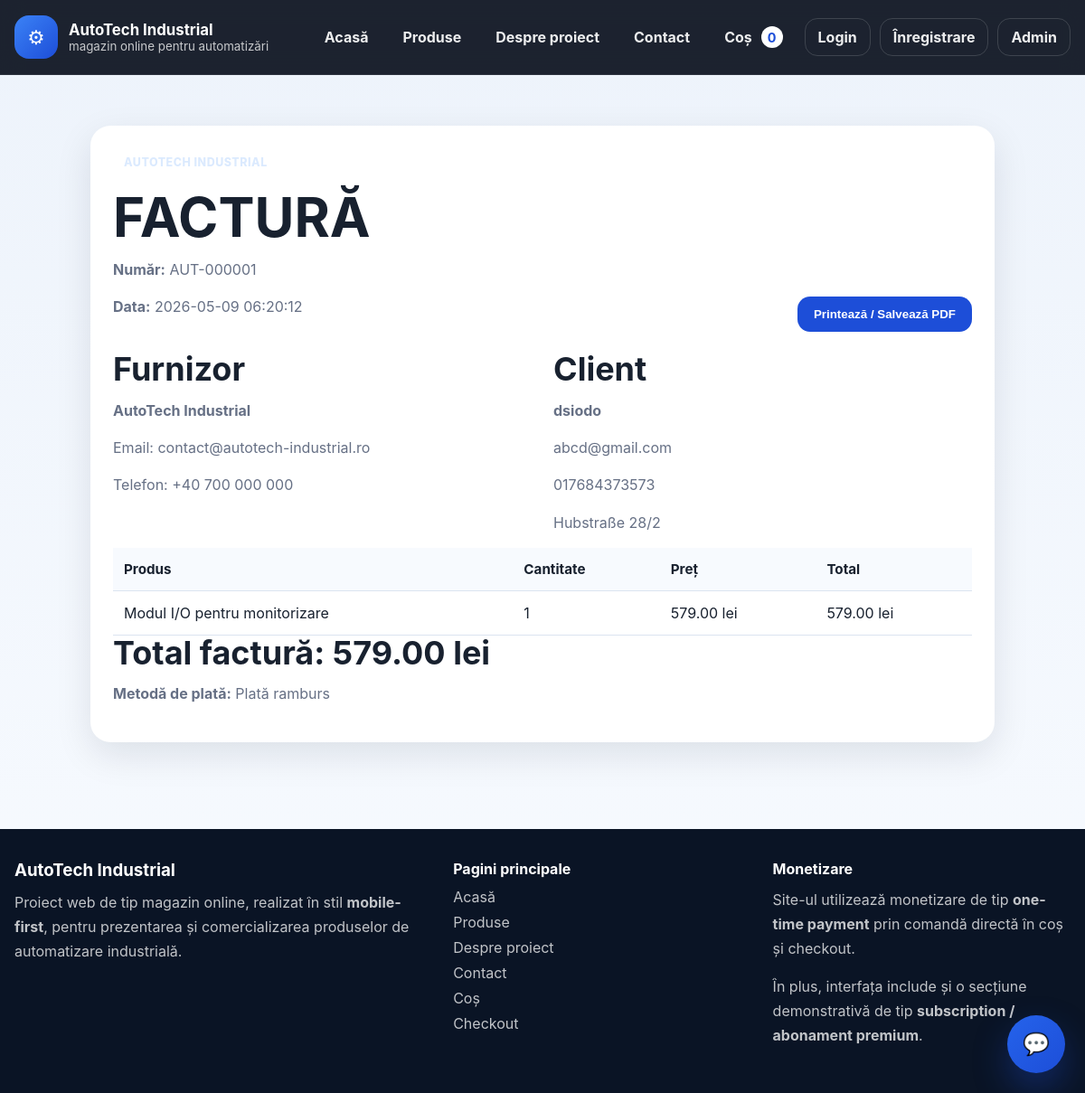
/factura/15, run on the app's committed database.
### tables this page shows
CREATE TABLE invoices (
            id INTEGER PRIMARY KEY AUTOINCREMENT,
            order_id INTEGER NOT NULL UNIQUE,
            invoice_number TEXT NOT NULL UNIQUE,
            total REAL NOT NULL,
            created_by TEXT NOT NULL DEFAULT 'admin',
            created_at TEXT NOT NULL DEFAULT CURRENT_TIMESTAMP,
            FOREIGN KEY(order_id) REFERENCES orders(id)
        );

CREATE TABLE orders (
            id INTEGER PRIMARY KEY AUTOINCREMENT,
            customer_name TEXT NOT NULL,
            customer_email TEXT NOT NULL,
            address TEXT NOT NULL,
            phone TEXT,
            total REAL NOT NULL,
            status TEXT NOT NULL DEFAULT 'Nouă',
            created_at TEXT NOT NULL DEFAULT CURRENT_TIMESTAMP
        , user_id INTEGER, payment_method TEXT NOT NULL DEFAULT 'ramburs', card_holder TEXT, card_last4 TEXT);

CREATE TABLE order_items (
            id INTEGER PRIMARY KEY AUTOINCREMENT,
            order_id INTEGER NOT NULL,
            product_id INTEGER NOT NULL,
            qty INTEGER NOT NULL,
            unit_price REAL NOT NULL,
            line_total REAL NOT NULL,
            FOREIGN KEY(order_id) REFERENCES orders(id),
            FOREIGN KEY(product_id) REFERENCES products(id)
        );

CREATE TABLE products (
            id INTEGER PRIMARY KEY AUTOINCREMENT,
            category_id INTEGER NOT NULL,
            name TEXT NOT NULL,
            description TEXT,
            sku TEXT UNIQUE,
            price REAL NOT NULL,
            stock INTEGER NOT NULL DEFAULT 0,
            image TEXT,
            is_active INTEGER NOT NULL DEFAULT 1,
            featured INTEGER NOT NULL DEFAULT 0,
            specs TEXT,
            FOREIGN KEY(category_id) REFERENCES categories(id)
        );

### app.py (the view)
@app.route('/factura/<int:order_id>')
def invoice_view(order_id: int):
    db = get_db()
    order = db.execute('SELECT * FROM orders WHERE id = ?', (order_id,)).fetchone()
    invoice = db.execute('SELECT * FROM invoices WHERE order_id = ?', (order_id,)).fetchone()
    if not order or not invoice:
        flash('Factura nu există.', 'danger')
        return redirect(url_for('index'))
    items = db.execute('''
        SELECT oi.*, p.name
        FROM order_items oi
        JOIN products p ON p.id = oi.product_id
        WHERE oi.order_id = ?
        ORDER BY oi.id ASC
    ''', (order_id,)).fetchall()
    return render_template('invoice.html', order=order, invoice=invoice, items=items, payment_label=payment_label)

### app.py (called while the page is built)
def get_db() -> sqlite3.Connection:
    if 'db' not in g:
        conn = sqlite3.connect(DB_PATH)
        conn.row_factory = sqlite3.Row
        g.db = conn
    return g.db

@app.before_request
def before_request() -> None:
    cleanup_old_orders()

def get_cart() -> dict[str, int]:
    cart = session.get('cart')
    if not isinstance(cart, dict):
        cart = {}
        session['cart'] = cart
    return cart

def cart_count() -> int:
    return sum(int(v) for v in get_cart().values())

def current_user() -> sqlite3.Row | None:
    user_id = session.get('user_id')
    if not user_id:
        return None
    return get_db().execute('SELECT * FROM users WHERE id = ?', (user_id,)).fetchone()

def payment_label(payment_method: str | None) -> str:
    return PAYMENT_METHODS.get(payment_method or 'ramburs', 'Plată ramburs')

@app.context_processor
def inject_globals() -> dict[str, Any]:
    return {
        'cart_count': cart_count(),
        'logged_user': current_user(),
    }

### templates/invoice.html (shortened to what this page needs)
{% extends 'base.html' %}
{% block content %}
<section class="section">
    <div class="container">
        <div class="card form-card invoice-card">
            <div class="section-head">
                <div>
                    <span class="eyebrow">AutoTech Industrial</span>
                    <h1>FACTURĂ</h1>
                    <p><strong>Număr:</strong> {{ invoice.invoice_number }}</p>
                    <p><strong>Data:</strong> {{ invoice.created_at }}</p>
                </div>
                <button class="btn btn-primary no-print" onclick="window.print()">Printează / Salvează PDF</button>
            </div>
            <div class="two-col-grid">
                <div>
                    <h2>Furnizor</h2>
                    <p><strong>AutoTech Industrial</strong></p>
                    <p>Email: contact@autotech-industrial.ro</p>
                    <p>Telefon: +40 700 000 000</p>
                </div>
                <div>
                    <h2>Client</h2>
                    <p><strong>{{ order.customer_name }}</strong></p>
                    <p>{{ order.customer_email }}</p>
                    <p>{{ order.phone if order.phone else '-' }}</p>
                    <p>{{ order.address }}</p>
                </div>
            </div>
            <div class="table-wrap">
                <table>
                    <thead>
                        <tr><th>Produs</th><th>Cantitate</th><th>Preț</th><th>Total</th></tr>
                    </thead>
                    <tbody>
                        {% for item in items %}
                        <tr>
                            <td>{{ item.name }}</td>
                            <td>{{ item.qty }}</td>
                            <td>{{ '%.2f'|format(item.unit_price) }} lei</td>
                            <td>{{ '%.2f'|format(item.line_total) }} lei</td>
                        </tr>
                        {% endfor %}
                    </tbody>
                </table>
            </div>
            <h2>Total factură: {{ '%.2f'|format(invoice.total) }} lei</h2>
            <p><strong>Metodă de plată:</strong> {{ payment_label(order.payment_method) }}</p>
        </div>
    </div>
</section>
{% endblock %}

### static/css/style.css (style rules this page uses)
:root { --bg: #0b1220; --surface: #ffffff; --surface-2: #f2f6fc; --text: #18212f; --muted: #667085; --line: #dbe4f0; --primary: #1d4ed8; --primary-dark: #173ea8; --danger: #dc2626; --success: #16a34a; --warning: #f59e0b; --shadow: 0 14px 40px rgba(14, 24, 44, 0.1); --radius: 22px; }
* { box-sizing: border-box; }
html { scroll-behavior: smooth; }
body { margin: 0; color: var(--text); background: linear-gradient(180deg, #edf3fb 0%, #f8fbff 100%); font-family: Inter, Arial, Helvetica, sans-serif; }
.container { width: min(1180px, calc(100% - 32px)); margin: 0 auto; }
.hero-grid, .two-col-grid, .detail-layout, .cart-grid, .info-grid, .three-col-grid { display: grid; gap: 24px; }
.two-col-grid, .detail-layout, .cart-grid, .info-grid, .three-col-grid { grid-template-columns: 1fr; }
.eyebrow { display: inline-block; margin-bottom: 12px; padding: 8px 12px; border-radius: 999px; background: rgba(255,255,255,.1); color: #dbeafe; font-weight: 800; letter-spacing: .04em; text-transform: uppercase; font-size: .78rem; }
h1, h2, h3, h4 { margin: 0 0 12px; line-height: 1.1; }
h1 { font-size: clamp(2rem, 5vw, 3.8rem); }
h2 { font-size: clamp(1.6rem, 3vw, 2.4rem); }
p { color: var(--muted); line-height: 1.7; margin: 0 0 14px; }
.card { background: var(--surface); border-radius: var(--radius); box-shadow: var(--shadow); border: 1px solid rgba(255,255,255,.65); }
.hero-panel, .info-card, .form-card, .summary-card, .sidebar-card, .table-card, .detail-content, .detail-image { padding: 24px; }
.section { padding: 56px 0; }
.section-head { display: flex; justify-content: space-between; align-items: end; gap: 20px; margin-bottom: 22px; }
.btn { display: inline-flex; justify-content: center; align-items: center; gap: 10px; border: none; border-radius: 14px; padding: 12px 18px; font-weight: 800; cursor: pointer; }
.btn-primary { background: var(--primary); color: white; }
.table-wrap { overflow-x: auto; }
table { width: 100%; border-collapse: collapse; }
th, td { padding: 14px 12px; border-bottom: 1px solid var(--line); text-align: left; vertical-align: top; }
th { font-size: .95rem; color: var(--text); background: #f7fafe; }
@media (min-width: 821px) { .hero-grid, .two-col-grid, .detail-layout, .cart-grid, .catalog-layout, .footer-grid { grid-template-columns: repeat(2, minmax(0, 1fr)); } }
.invoice-card { max-width: 1000px; margin: 0 auto; }
.no-print { display: inline-flex; }

### data on the page
invoices: invoice_number "AUT-000001", created_at "2026-05-09 06:20:12", total "579.00"
orders: customer_name "dsiodo", customer_email "abcd@gmail.com", phone "017684373573", address "Hubstraße 28/2", payment_method "Plată ramburs"
order_items: name "Modul I/O pentru monitorizare", qty "1", unit_price "579.00", line_total "579.00"

### other printed values
{{ cart_count }} "0"
